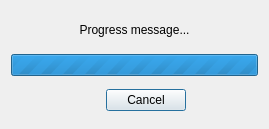
<?xml version="1.0" encoding="UTF-8"?>
<ui version="4.0">
 <class>MyProgressDialog</class>
 <widget class="QDialog" name="MyProgressDialog">
  <property name="geometry">
   <rect>
    <x>0</x>
    <y>0</y>
    <width>269</width>
    <height>129</height>
   </rect>
  </property>
  <property name="windowTitle">
   <string/>
  </property>
  <layout class="QVBoxLayout" name="verticalLayout">
   <item>
    <widget class="QLabel" name="messageLabel">
     <property name="text">
      <string>Progress message...</string>
     </property>
     <property name="alignment">
      <set>Qt::AlignCenter</set>
     </property>
    </widget>
   </item>
   <item>
    <widget class="QProgressBar" name="progressBar">
     <property name="maximum">
      <number>0</number>
     </property>
     <property name="value">
      <number>0</number>
     </property>
     <property name="textVisible">
      <bool>false</bool>
     </property>
    </widget>
   </item>
   <item>
    <widget class="QWidget" name="cancelWidget" native="true">
     <layout class="QHBoxLayout" name="horizontalLayout">
      <property name="leftMargin">
       <number>0</number>
      </property>
      <property name="topMargin">
       <number>0</number>
      </property>
      <property name="rightMargin">
       <number>0</number>
      </property>
      <property name="bottomMargin">
       <number>0</number>
      </property>
      <item>
       <spacer name="horizontalSpacer">
        <property name="orientation">
         <enum>Qt::Horizontal</enum>
        </property>
        <property name="sizeHint" stdset="0">
         <size>
          <width>51</width>
          <height>20</height>
         </size>
        </property>
       </spacer>
      </item>
      <item>
       <widget class="InfoTextWidget" name="cancelInfoText" native="true">
        <property name="sizePolicy">
         <sizepolicy hsizetype="Fixed" vsizetype="Fixed">
          <horstretch>0</horstretch>
          <verstretch>0</verstretch>
         </sizepolicy>
        </property>
        <property name="minimumSize">
         <size>
          <width>16</width>
          <height>16</height>
         </size>
        </property>
       </widget>
      </item>
      <item>
       <widget class="QPushButton" name="cancelButton">
        <property name="text">
         <string>Cancel</string>
        </property>
       </widget>
      </item>
      <item>
       <spacer name="horizontalSpacer_2">
        <property name="orientation">
         <enum>Qt::Horizontal</enum>
        </property>
        <property name="sizeHint" stdset="0">
         <size>
          <width>50</width>
          <height>20</height>
         </size>
        </property>
       </spacer>
      </item>
     </layout>
    </widget>
   </item>
  </layout>
 </widget>
 <customwidgets>
  <customwidget>
   <class>InfoTextWidget</class>
   <extends>QWidget</extends>
   <header>widgets/infotextwidget.h</header>
   <container>1</container>
  </customwidget>
 </customwidgets>
 <resources/>
 <connections/>
</ui>
